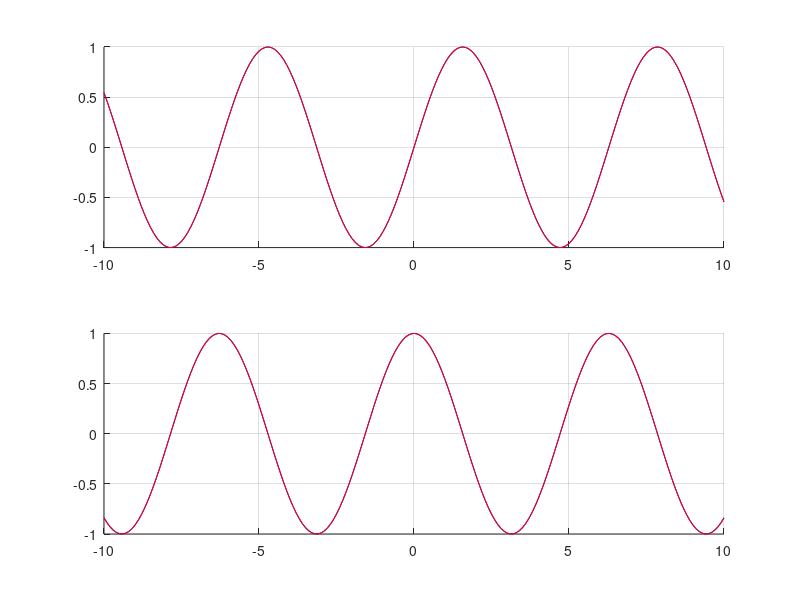

Write the MATLAB code that produced this figure.
clc; clear; close all;

x=-10:0.1:10;

c = cos(x);
s = sin(x);

c_euler = (exp(j*x) + exp(-j*x))/2;
s_euler = (exp(j*x) - exp(-j*x))/(2*j);

s_blad = ((s-s_euler)./s);
c_blad = ((c-c_euler)./c);


[c;c_euler]
c_blad,
[s;s_euler]
s_blad,
figure(1)
subplot(2,1,1),hold on, grid on
plot(x,s,'b')
plot(x,s_euler,'r')
subplot(2,1,2),hold on, grid on
plot(x,c,'b')
plot(x,c_euler,'r')

